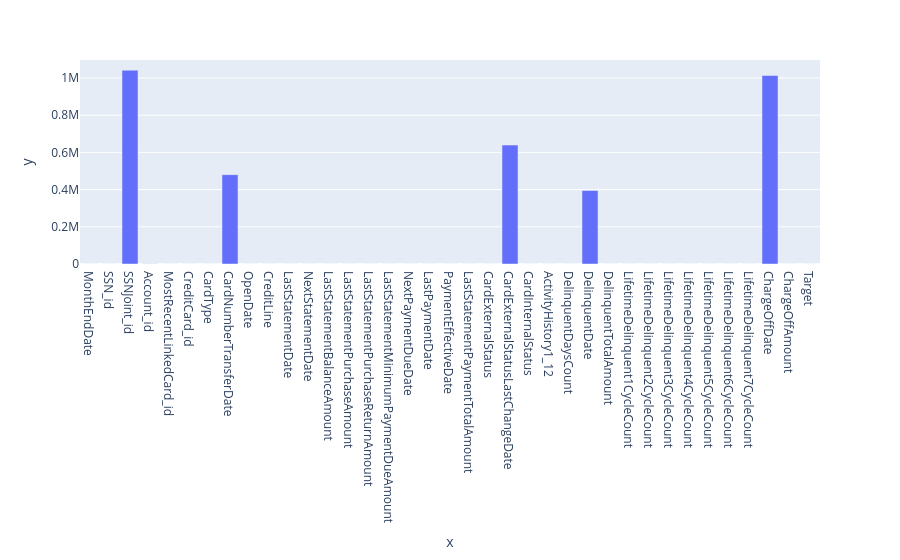

Notebook code for this chart:
### Markdown cell above
We can see that our dataset is imbalanced as of now, but before dealing with it let's look at the count of null in our dataset.

### Code cell
import plotly.express as px
nulls=df.isnull().sum()
fig=px.bar(x=nulls.index, y=nulls.values)
fig.show()

### Figure 1 — Plotly figure (JSON) as saved in the notebook; plotly's stock layout.template omitted (floating-point values rounded to 4 significant figures)
{"data": [{"alignmentgroup": "True", "hovertemplate": "x=%{x}<br>y=%{y}<extra></extra>", "legendgroup": "", "marker": {"color": "#636efa", "pattern": {"shape": ""}}, "name": "", "offsetgroup": "", "orientation": "v", "showlegend": false, "textposition": "auto", "type": "bar", "x": ["MonthEndDate", "SSN_id", "SSNJoint_id", "Account_id", "MostRecentLinkedCard_id", "CreditCard_id", "CardType", "CardNumberTransferDate", "OpenDate", "CreditLine", "LastStatementDate", "NextStatementDate", "LastStatementBalanceAmount", "LastStatementPurchaseAmount", "LastStatementPurchaseReturnAmount", "LastStatementMinimumPaymentDueAmount", "NextPaymentDueDate", "LastPaymentDate", "PaymentEffectiveDate", "LastStatementPaymentTotalAmount", "CardExternalStatus", "CardExternalStatusLastChangeDate", "CardInternalStatus", "ActivityHistory1_12", "DelinquentDaysCount", "DelinquentDate", "DelinquentTotalAmount", "LifetimeDelinquent1CycleCount", "LifetimeDelinquent2CycleCount", "LifetimeDelinquent3CycleCount", "LifetimeDelinquent4CycleCount", "LifetimeDelinquent5CycleCount", "LifetimeDelinquent6CycleCount", "LifetimeDelinquent7CycleCount", "ChargeOffDate", "ChargeOffAmount", "Target"], "xaxis": "x", "y": [0, 0, 1041889, 787, 0, 0, 0, 480288, 0, 0, 0, 6, 0, 0, 0, 0, 0, 0, 6, 0, 0, 639336, 0, 0, 0, 395213, 0, 0, 0, 0, 0, 0, 0, 0, 1013630, 0, 0], "yaxis": "y"}], "layout": {"barmode": "relative", "legend": {"tracegroupgap": 0}, "margin": {"t": 60}, "xaxis": {"anchor": "y", "domain": [0, 1], "title": {"text": "x"}}, "yaxis": {"anchor": "x", "domain": [0, 1], "title": {"text": "y"}}}}
